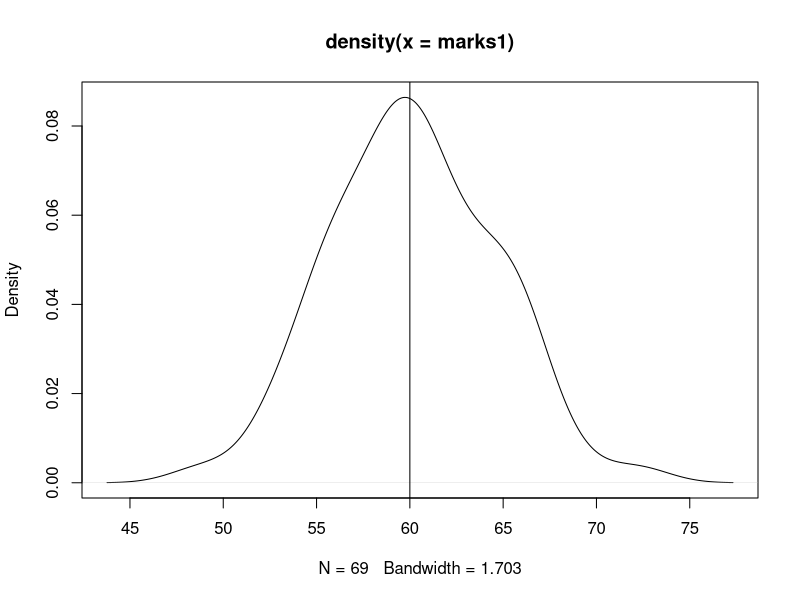

The R source for this figure:
#datafrmae
#rollno, name, age, gender, course, marks1, marks2
(rollno=1:69)
(name=paste('student',1:69,sep='-'))
?runif
set.seed(1234)
(age = round(runif(69,18,25),0))
(height=round(runif(50,150,200),0))
set.seed(1)
(gender=sample(x=c('M','F'),size=69,replace=T,prob = c(.7,.3)))
table(gender)
prop.table(table(gender))
rep('M',4)
gender2= c(rep('M',13),rep('F',69-13))
table(gender2)
prop.table(table(gender2))
(marks1=rnorm(69,mean=60,sd=5))
sd(marks1)
mean(marks1)
plot(density(marks1))
abline(v=60)
(marks2=rnorm(69,mean=70,sd=7))
(df=data.frame(rollno,name,gender,age,marks1,marks2))
df[,5]
tail(df)
df$marks1
df[1:3,c('rollno','marks1','marks2')]
print(summary(df))
str(df)
class(df)
nrow(df)
ncol(df)
dim(df)
names(df)

df[age > 21 & age < 23,1:2]
nrow(df[age>21 & age < 23,1:2])
df[age> 22 & gender=='M',1:6]
df[age>21 & marks1>40 & marks2>40 & gender=='F',1:6]
df[order(df$marks1),]
df[order(df$age,decreasing = T),]   #decending order
df[order(df$gender,df$age),]        
df[order(df$gender, -df$age),]   #nested sorting
#plot(density(marks1,marks2))
#plot(density(age))
mean(age)
aggregate(df$marks1, by=list(df$gender),mean)
aggregate(df$marks1,by=list(df$gender),sum)
aggregate(cbind(df$marks1,df$marks2),by=list(df$gender),mean)
aggregate(cbind(marks1,marks2) ~ gender,data = df, FUN = mean)#better than upper one
aggregate(marks1 ~ gender,data=df, FUN = mean)
